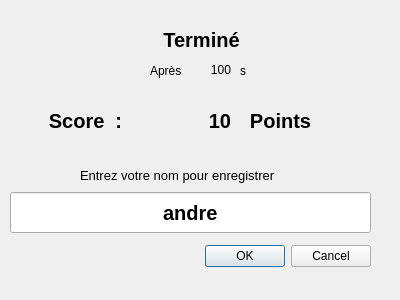
<?xml version="1.0" encoding="UTF-8"?>
<ui version="4.0">
 <class>Resultat</class>
 <widget class="QDialog" name="Resultat">
  <property name="geometry">
   <rect>
    <x>0</x>
    <y>0</y>
    <width>400</width>
    <height>300</height>
   </rect>
  </property>
  <property name="windowTitle">
   <string>Dialog</string>
  </property>
  <widget class="QDialogButtonBox" name="buttonBox">
   <property name="geometry">
    <rect>
     <x>30</x>
     <y>240</y>
     <width>341</width>
     <height>32</height>
    </rect>
   </property>
   <property name="orientation">
    <enum>Qt::Horizontal</enum>
   </property>
   <property name="standardButtons">
    <set>QDialogButtonBox::Cancel|QDialogButtonBox::Ok</set>
   </property>
  </widget>
  <widget class="QLabel" name="label">
   <property name="geometry">
    <rect>
     <x>16</x>
     <y>19</y>
     <width>371</width>
     <height>41</height>
    </rect>
   </property>
   <property name="font">
    <font>
     <pointsize>15</pointsize>
     <weight>75</weight>
     <bold>true</bold>
    </font>
   </property>
   <property name="text">
    <string>Terminé</string>
   </property>
   <property name="alignment">
    <set>Qt::AlignCenter</set>
   </property>
  </widget>
  <widget class="QLabel" name="label_2">
   <property name="geometry">
    <rect>
     <x>150</x>
     <y>60</y>
     <width>41</width>
     <height>21</height>
    </rect>
   </property>
   <property name="text">
    <string>Après</string>
   </property>
  </widget>
  <widget class="QLabel" name="time_count">
   <property name="geometry">
    <rect>
     <x>190</x>
     <y>60</y>
     <width>41</width>
     <height>20</height>
    </rect>
   </property>
   <property name="text">
    <string>100</string>
   </property>
   <property name="alignment">
    <set>Qt::AlignRight|Qt::AlignTrailing|Qt::AlignVCenter</set>
   </property>
  </widget>
  <widget class="QLabel" name="label_4">
   <property name="geometry">
    <rect>
     <x>240</x>
     <y>60</y>
     <width>57</width>
     <height>21</height>
    </rect>
   </property>
   <property name="text">
    <string>s</string>
   </property>
  </widget>
  <widget class="QLabel" name="label_5">
   <property name="geometry">
    <rect>
     <x>10</x>
     <y>100</y>
     <width>151</width>
     <height>41</height>
    </rect>
   </property>
   <property name="font">
    <font>
     <pointsize>15</pointsize>
     <weight>75</weight>
     <bold>true</bold>
    </font>
   </property>
   <property name="text">
    <string>Score  :</string>
   </property>
   <property name="alignment">
    <set>Qt::AlignCenter</set>
   </property>
  </widget>
  <widget class="QLabel" name="score">
   <property name="geometry">
    <rect>
     <x>130</x>
     <y>100</y>
     <width>101</width>
     <height>41</height>
    </rect>
   </property>
   <property name="font">
    <font>
     <pointsize>15</pointsize>
     <weight>75</weight>
     <bold>true</bold>
    </font>
   </property>
   <property name="text">
    <string>10</string>
   </property>
   <property name="alignment">
    <set>Qt::AlignRight|Qt::AlignTrailing|Qt::AlignVCenter</set>
   </property>
  </widget>
  <widget class="QLabel" name="label_7">
   <property name="geometry">
    <rect>
     <x>240</x>
     <y>100</y>
     <width>81</width>
     <height>41</height>
    </rect>
   </property>
   <property name="font">
    <font>
     <pointsize>15</pointsize>
     <weight>75</weight>
     <bold>true</bold>
    </font>
   </property>
   <property name="text">
    <string>Points</string>
   </property>
   <property name="alignment">
    <set>Qt::AlignCenter</set>
   </property>
  </widget>
  <widget class="QLabel" name="label_8">
   <property name="geometry">
    <rect>
     <x>80</x>
     <y>160</y>
     <width>231</width>
     <height>31</height>
    </rect>
   </property>
   <property name="font">
    <font>
     <pointsize>10</pointsize>
    </font>
   </property>
   <property name="text">
    <string>Entrez votre nom pour enregistrer</string>
   </property>
  </widget>
  <widget class="QLineEdit" name="lineEdit">
   <property name="geometry">
    <rect>
     <x>10</x>
     <y>192</y>
     <width>361</width>
     <height>41</height>
    </rect>
   </property>
   <property name="font">
    <font>
     <pointsize>15</pointsize>
     <weight>75</weight>
     <bold>true</bold>
    </font>
   </property>
   <property name="text">
    <string>andre</string>
   </property>
   <property name="alignment">
    <set>Qt::AlignCenter</set>
   </property>
  </widget>
 </widget>
 <resources/>
 <connections>
  <connection>
   <sender>buttonBox</sender>
   <signal>accepted()</signal>
   <receiver>Resultat</receiver>
   <slot>accept()</slot>
   <hints>
    <hint type="sourcelabel">
     <x>248</x>
     <y>254</y>
    </hint>
    <hint type="destinationlabel">
     <x>157</x>
     <y>274</y>
    </hint>
   </hints>
  </connection>
  <connection>
   <sender>buttonBox</sender>
   <signal>rejected()</signal>
   <receiver>Resultat</receiver>
   <slot>reject()</slot>
   <hints>
    <hint type="sourcelabel">
     <x>316</x>
     <y>260</y>
    </hint>
    <hint type="destinationlabel">
     <x>286</x>
     <y>274</y>
    </hint>
   </hints>
  </connection>
 </connections>
</ui>
